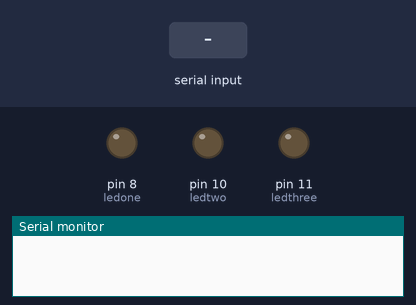
The sketch below on a simulated Arduino Uno, built with avr-gcc and run on an emulated ATmega328P. Parts: output pins drawn as LEDs (lit = HIGH), the last lines printed to the serial monitor. The test bench sets the inputs (shaded band).

Above: at 1.2 s.
1.3 s: byte 1 (1) received over Serial
At 1.7 s:
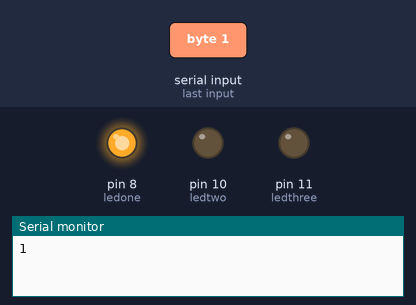
2.8 s: byte 2 (2) received over Serial
At 4.0 s:
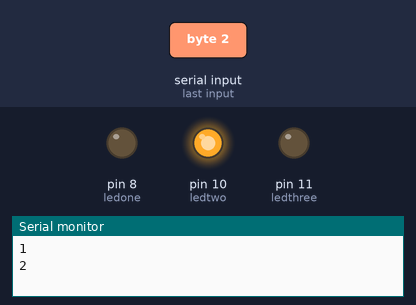
4.3 s: byte 3 (3) received over Serial
At 5.2 s:
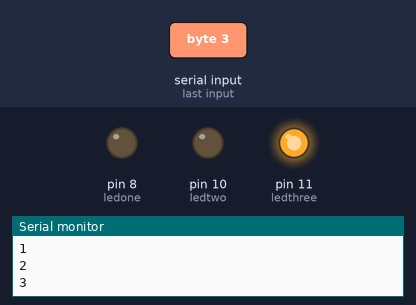
5.8 s: byte 5 (5) received over Serial
At 6.3 s:
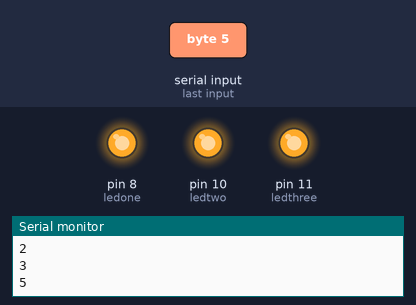
Timing chart, 0 to 8.3 s (numbered marks = the images above; inputs shaded):
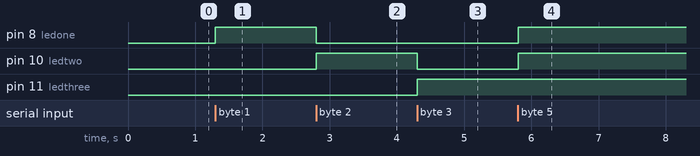

The sketch:

LeapTek_Arduino.ino
```cpp
/*
 * LeapTek : Connecting Leap Motion Controller to the MediaTek LinkIt One Board
 * Author : Geeve George
 * Instrubtables : http://www.instructables.com/member/Geeve+George/
 */


int ledone = 8;
int ledtwo = 10;
int ledthree = 11;
int c = -1; // int for income value

void setup()
{
  Serial.begin(9600); //set serial with baud rate
  pinMode(ledone,OUTPUT);
  pinMode(ledtwo,OUTPUT);
  pinMode(ledthree,OUTPUT);
}

void loop()
{
  if (Serial.available()>0){  //if we have incoming value
    c =Serial.read(); //read the value minus 48
    Serial.println(c);
    if(c == 0)
    {
      digitalWrite(ledone,LOW); //if 0 fingers turn off led
      digitalWrite(ledtwo,LOW);
      digitalWrite(ledthree,LOW);
    }
    else if(c==1)
    {
      digitalWrite(ledone,HIGH);
      digitalWrite(ledtwo,LOW);
      digitalWrite(ledthree,LOW);
    }

    else if(c==2)
    {
      digitalWrite(ledone,LOW);
      digitalWrite(ledtwo,HIGH);
      digitalWrite(ledthree,LOW);

    }

    else if(c==3)
    {

      digitalWrite(ledone,LOW);
      digitalWrite(ledtwo,LOW);
      digitalWrite(ledthree,HIGH);
    }
    else if(c == 5) {

      digitalWrite(ledone,HIGH);
      digitalWrite(ledtwo,HIGH);
      digitalWrite(ledthree,HIGH);//if 5 fingers turn on led
    }
  }
}
```

Measured:
- after the input at 1.3 s, pin 8 (ledone): LOW → HIGH at once
- after the input at 2.8 s, pin 8 (ledone): HIGH → LOW at once; pin 10 (ledtwo): LOW → HIGH at once
- after the input at 4.3 s, pin 10 (ledtwo): HIGH → LOW at once; pin 11 (ledthree): LOW → HIGH at once
- after the input at 5.8 s, pin 8 (ledone), pin 10 (ledtwo): LOW → HIGH at once
